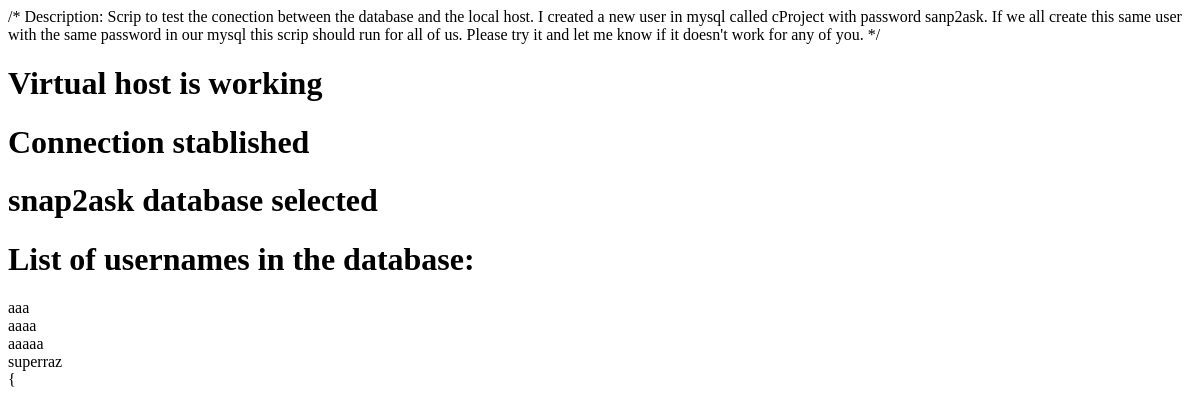
Page /Code/TestCode/testMysqlAccess.php on the earlier database version.
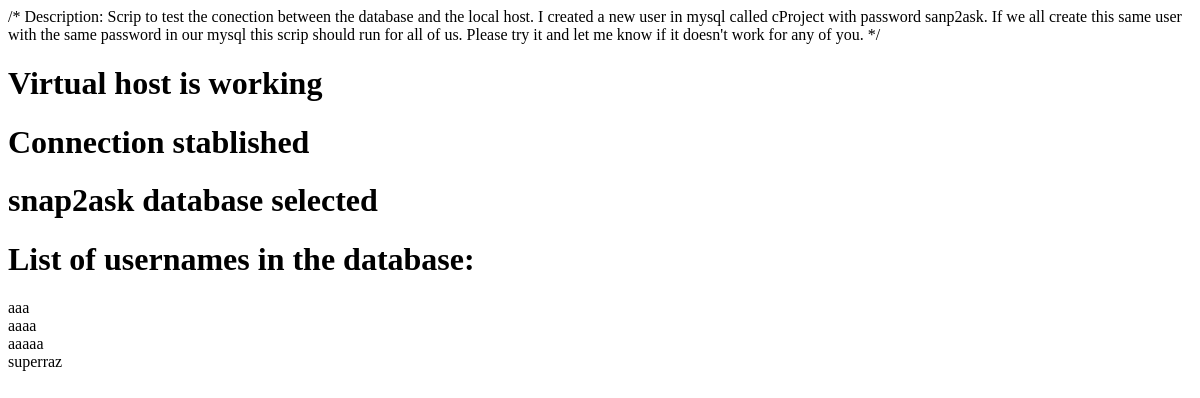
Same page on the later database version.
### tables this page shows
CREATE TABLE `users` (
  `id` int(11) NOT NULL AUTO_INCREMENT,
  `username` varchar(100) NOT NULL,
  `email` varchar(100) NOT NULL,
  `password` varchar(100) NOT NULL,
  `salt` varchar(100) NOT NULL,
  `balance` int(11) NOT NULL DEFAULT '10',
  `is_tutor` tinyint(4) NOT NULL DEFAULT '0',
  `is_admin` tinyint(4) NOT NULL DEFAULT '0',
  `authentication_mode_id` int(11) NOT NULL,
  `preferred_category_id` int(11) NOT NULL DEFAULT '1',
  `date_created` datetime NOT NULL,
  PRIMARY KEY (`id`),
  UNIQUE KEY `username_UNIQUE` (`username`),
  UNIQUE KEY `email_UNIQUE` (`email`),
  KEY `fk_users_authentication_modes1_idx` (`authentication_mode_id`),
  KEY `fk_users_1_idx` (`preferred_category_id`),
  CONSTRAINT `fk_users_1` FOREIGN KEY (`preferred_category_id`) REFERENCES `categories` (`id`) ON DELETE NO ACTION ON UPDATE NO ACTION,
  CONSTRAINT `fk_users_authentication_modes1` FOREIGN KEY (`authentication_mode_id`) REFERENCES `authentication_modes` (`id`) ON DELETE NO ACTION ON UPDATE NO ACTION
);

### Code/TestCode/testMysqlAccess.php (the view, shortened to what this page needs)
<html>
	<head>
	</head>
<body>
	<?php
		echo '<h1>Virtual host is working</h1>';
		echo '<h1>Connection stablished</h1>';
		echo '<h1>snap2ask database selected</h1>';
		echo '<h1>List of usernames in the database:</h1>';
		$result = mysql_query("SELECT username FROM users");
		while($row = mysql_fetch_array($result))
		{
			echo $row['username'];
			echo "<br />";
		}
	?>
</body>
</html>

Differences in the rows shown:
removed users: username "{"
